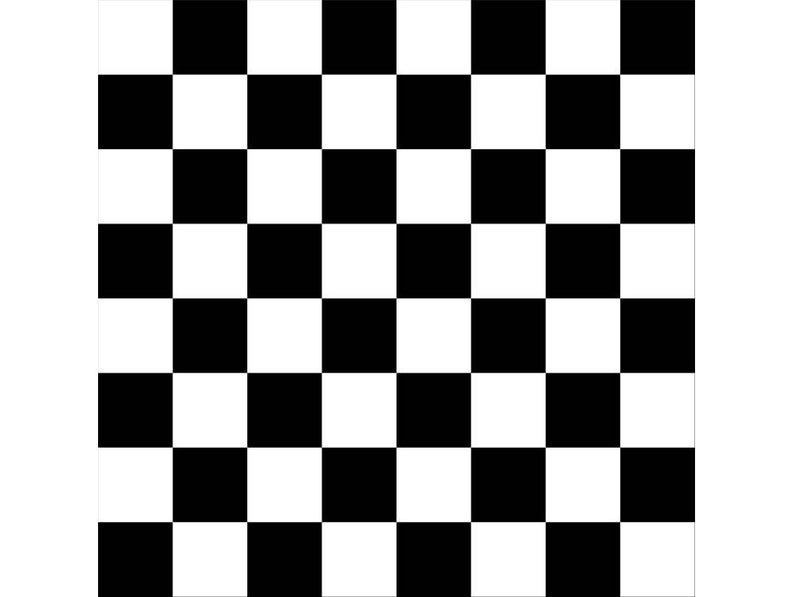
#> input picture COMPUTER VISION/d7/07. Template matching, corners and Haar cascades/img/chess.jpg, 794 x 597 px
$ jupyter execute Corners.ipynb   (shell and % lines are left out)
#> lines starting #> are read from the running program, lines starting #| are printed output that depends on the picture; after the words box and inside, x2 and y2 are one past the last pixel; in counts of white or black regions, pixels touching at a corner belong together
[cell 1]
import cv2
import numpy as np
import matplotlib.pyplot as plt

### Corners

[cell 2]
image = cv2.imread('img/chess.jpg')
#> image is the input picture: shape (597, 794, 3); min 0, max 255, mean 159.4
plt.imshow(image);

[cell 3]
# We will work with the image above
# Convert it to grayscale
chess_gray = cv2.cvtColor(image,cv2.COLOR_BGR2GRAY)

# Detect the corners using the cornerHarris
corner = cv2.cornerHarris(chess_gray,15,7,15)
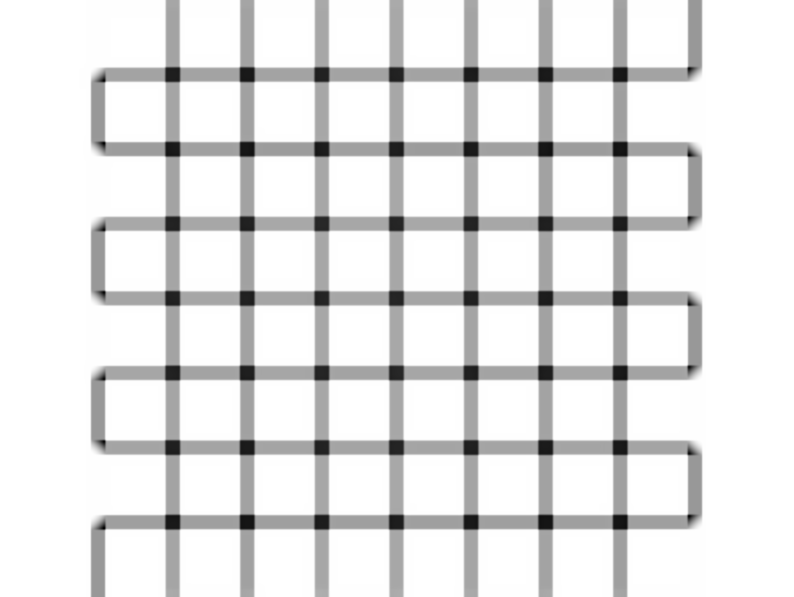
#> corner: shape (597, 794) float32; min -9604, max 0, mean -960.6; drawn with min black and max white


# Display the image with the detected corners
plt.imshow(corner,cmap = 'gray');

[cell 4]
img = cv2.imread('img/chess.jpg')

# Convert img to grayscale
chess_gray = cv2.cvtColor(image,cv2.COLOR_BGR2GRAY)

# Detect the corners using goodFeaturesToTrack
corners = cv2.goodFeaturesToTrack(chess_gray,100,0.4,10)
#> corners = 63 rows, first 8: [619, 148], [246, 521], [619, 521], [246, 148], [546, 148], [246, 224], [471, 521], [546, 521]

# Draw the corners on top of img and show it on screen (make sure the corners are visible!)
for corner in corners:
    x,y = corner[0]
    x = int(x)
    y = int(y)
    cv2.rectangle(img,(x-5,y-5),(x+5,y+5),(0,255,0),-1)
#> this loop made 63 passes
#> (x, y) on passes 1 to 12: (619, 148), (246, 521), (619, 521), (246, 148), (546, 148), (246, 224), (471, 521), (546, 521), (694, 521), (246, 448), (322, 148), (471, 149)
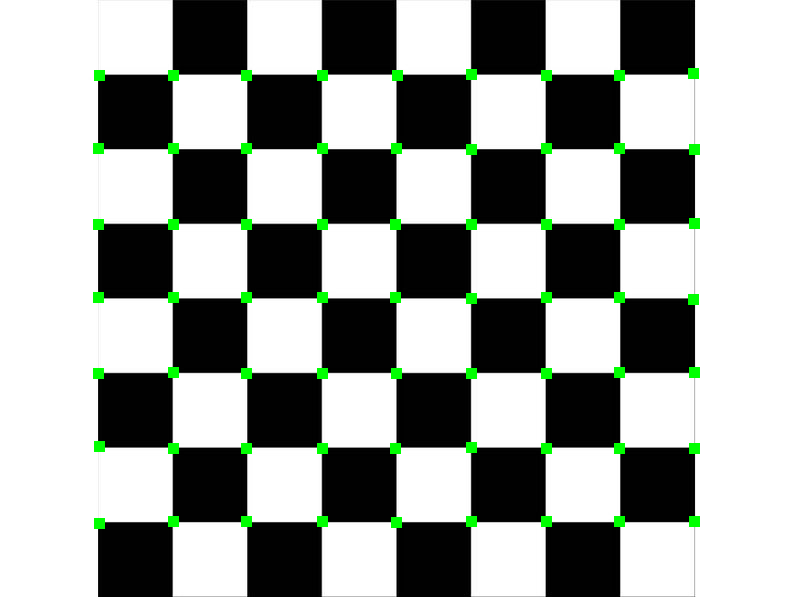
#> img: shape (597, 794, 3); 1.61% of pixels changed, all inside (x1, y1, x2, y2) = (93, 68, 700, 529)
plt.figure(figsize = (12,8))
plt.imshow(img)
